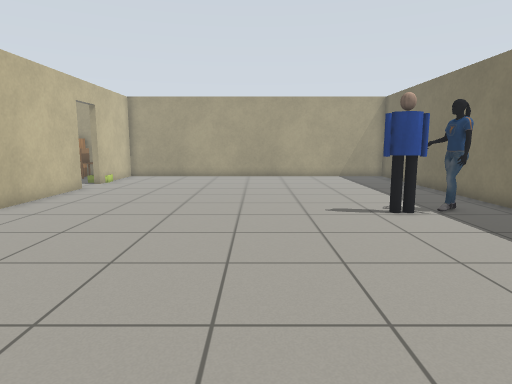
view 1 (above)

16 first-person views from a walk through a Gazebo world. The camera is 1 m above the floor, tilts 8° down and sees 75° across. The floor is counted in squares, 0.5 m on a side. Each view is taken from the middle of a square. On the plan, view 1 faces up. The plan holds only what a view shows up to about 18 squares ahead; the rest is blank. The robots in the file are not drawn. Simple patterns stand in for the simulator's built-in surfaces. Some stock models are drawn as simple stand-ins. Some surface patterns are stand-ins.

view 2
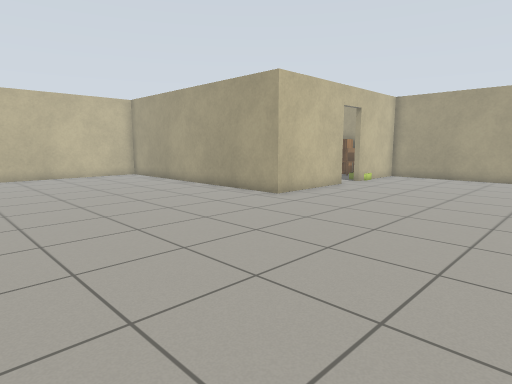

view 3
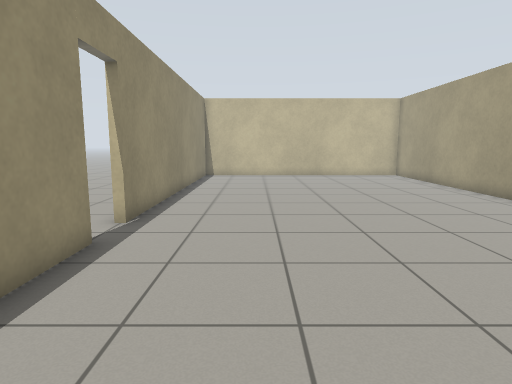

view 4
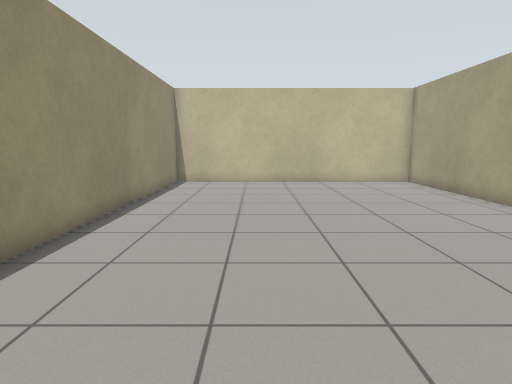

view 5
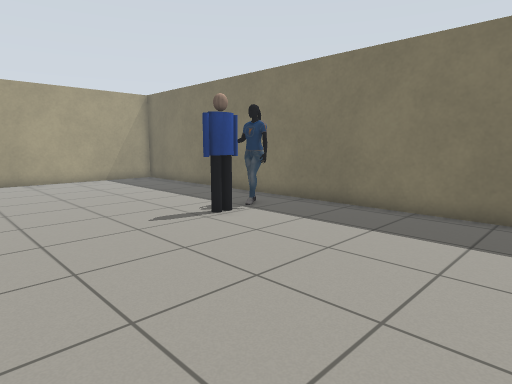

view 6
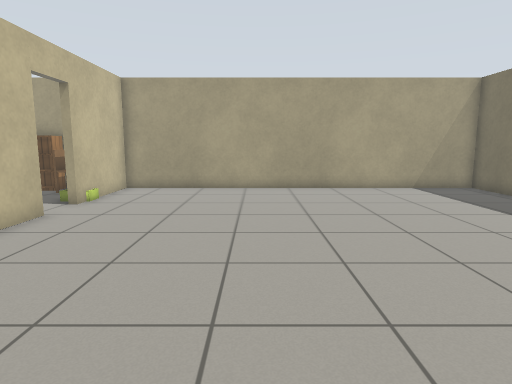

view 7
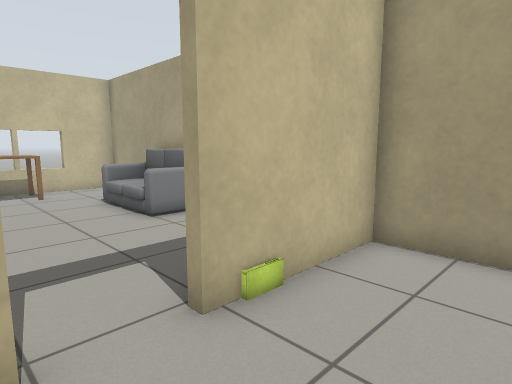

view 8
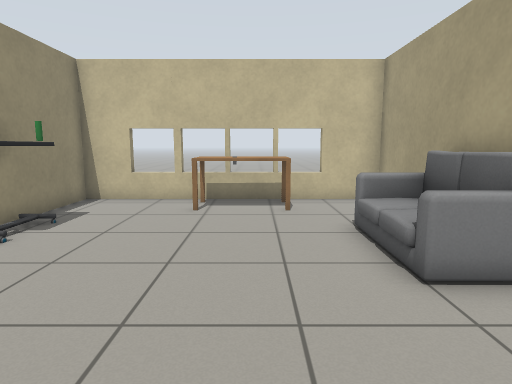

view 9
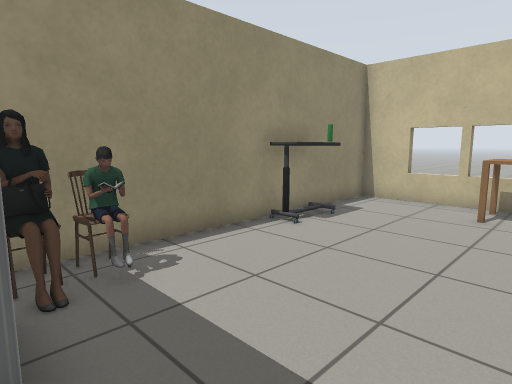

view 10
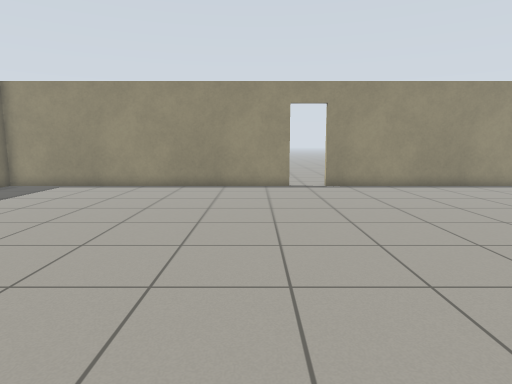

view 11
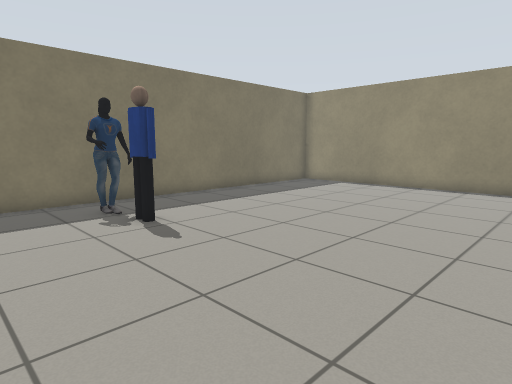

view 12
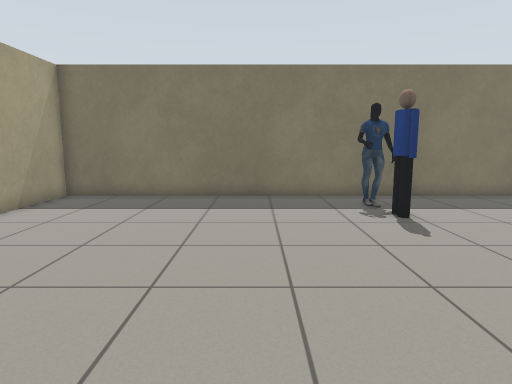

view 13
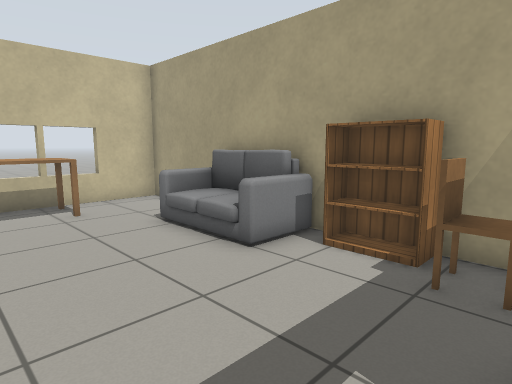

view 14
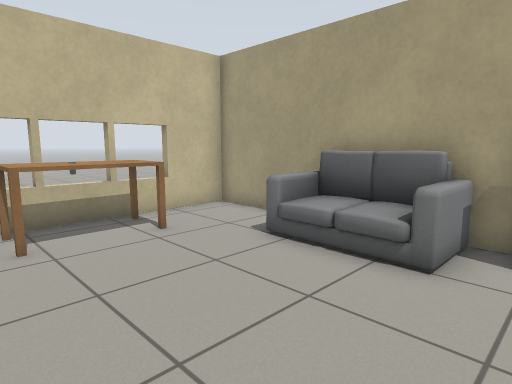

view 15
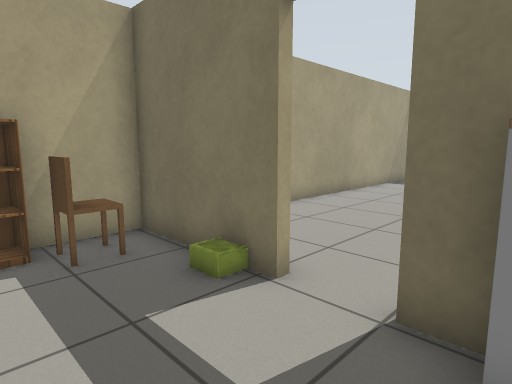

view 16
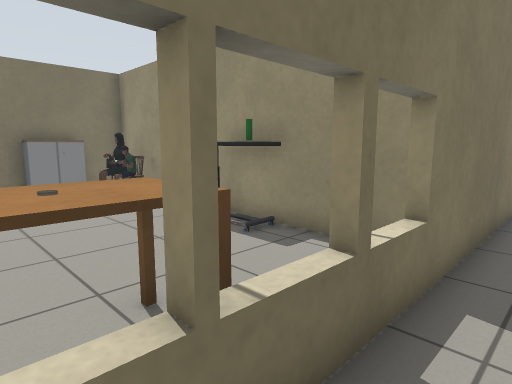

### Floor plan
Points are (right, up) in squares from view 1. A wall is a line through its corners. A room is listed if a view was taken in it or the views show most of it. See-through windows are left out.
Room 1 (views 1, 2, 3, 4, 5, 6, 7, 8, 9, 10, 11, 12, 13, 14, 15)
walls: (-8.4, 10.7) (-8.4, 15.5); (-11.4, 10.4) (-15.5, 10.4); (-8.1, 15.5) (-8.1, 10.4) (-9.5, 10.4); (-8.4, 17.2) (-8.4, 21.5) (-21.3, 21.5) (-21.3, 10.7) (-18.4, 10.7); (-15.6, 10.7) (-11.4, 10.7); (-18.4, 10.4) (-21.3, 10.4) (-21.3, -2.4) (-7.4, -2.4); (-5.8, -2.4) (8.1, -2.4); (8.1, 0) (8.1, 21.5) (-8.1, 21.5) (-8.1, 17.2)
ways out: open door at (-8, 16.5); open door at (-6.5, -2.5)
objects: table (-20, 15) to (-19, 18); table (-18, 11) to (-16, 12); other object (-17, 12); sofa (-17, 20) to (-14, 21); bookshelf (-12, 21) to (-11, 21); chair (-11, 11); person (-11, 12); chair (-10, 11); person (-10, 12); chair (-10, 20) to (-10, 21); cabinet (-9, 13) to (-9, 14); person (4, 10) to (5, 10); person (6, 10)
Room 2 (view 16)
walls: (-21.6, 5.6) (-21.6, 16.6)

Where each view was taken, in squares from view 1:
view 1: 0 up, 0 right, facing up
view 2: 0 up, 1 right, facing up-left
view 3: 1 up, 1 right, facing left
view 4: 2 up, 3 left, facing left
view 5: 2 up, 2 left, facing up-right
view 6: 6 up, 2 left, facing up
view 7: 15 up, 5 left, facing up-left
view 8: 17 up, 9 left, facing left
view 9: 17 up, 9 left, facing down-left
view 10: 14 up, 4 left, facing down
view 11: 14 up, 4 left, facing down-right
view 12: 14 up, 5 left, facing right
view 13: 15 up, 9 left, facing up-left
view 14: 14 up, 12 left, facing up-left
view 15: 14 up, 12 left, facing up-right
view 16: 17 up, 23 left, facing down-right
